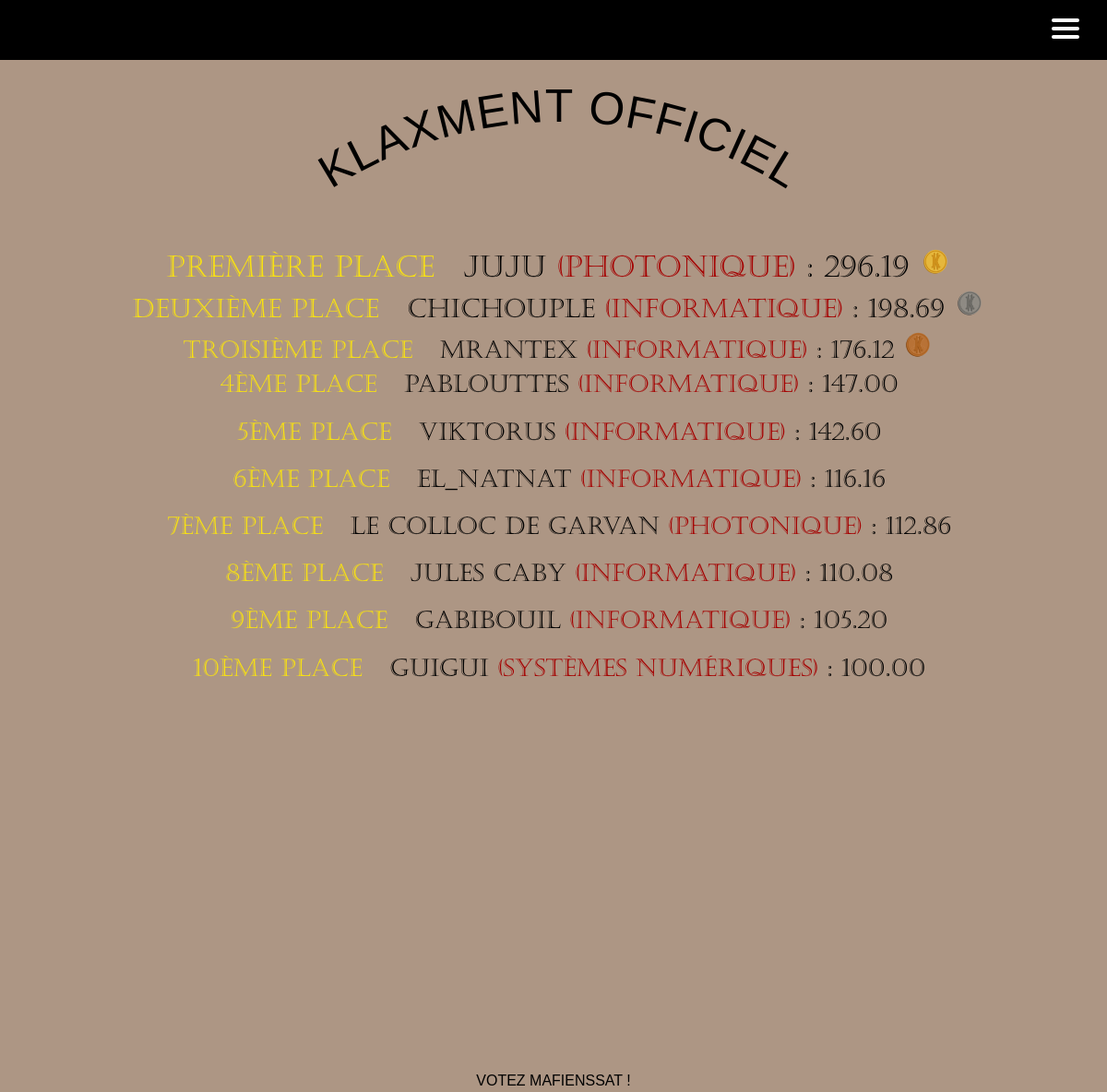
The page /klaxment/ on the database its author committed.
### main_app/models.py (models this page shows)
class User(AbstractUser):
    id = models.AutoField(primary_key=True, unique=True)
    first_name = models.CharField(max_length=30)
    last_name = models.CharField(max_length=30)
    username = models.CharField(max_length=20, unique=True)
    email = models.EmailField(unique=True, default="@enssat.fr")
    SECTOR = (
        ('INFO', 'Informatique'),
        ('PHOT', 'Photonique'),
        ('SNUM', 'Systèmes numériques'),
        ('IMR', 'IMR')
    )
    sector = models.CharField(max_length=4, choices=SECTOR, blank=True, help_text='Donne moi ta filière bro')
    created = models.DateTimeField(auto_now_add=True)
    updated = models.DateTimeField(auto_now=True)
    klax_coins = models.DecimalField(max_digits=12, decimal_places=2, default=100.00)
    activate = models.BooleanField(default=False)
    from_list = models.BooleanField(default=False)
    USERNAME_FIELD = 'email'
    REQUIRED_FIELDS = ['username']

### main_app/views.py (the view)
# urls.py: path("klaxment/", views.klaxment, name="klaxment"),
def klaxment(request):
    userList = User.objects.filter(is_staff=False, is_superuser=False, from_list=False, activate=True).order_by('-klax_coins')
    data = {'userList': userList}
    return render(request, 'nav_links/klaxment.html', data)

### templates/nav_links/klaxment.html (shortened to what this page needs)
{% extends 'main.html' %}
{% block content %}
{% load static %}
{% include 'nav.html' %}
<div class="row" id="klaxment_id">
    <div id="main_title" class="col-10">
        <h1 class="arced" id="arced">KLAXMENT OFFICIEL</h1>
        <div id="klaxment_list">
            {% for user in userList %}
                {% if forloop.counter == 1 %}
                    <h2><span>Première place</span> {{ user.username }} <span class="sector_span">({{ user.get_sector_display }})</span> : {{user.klax_coins}} <img class="img-fluid" height="75" width="75" src="{% static 'klax_or.png' %}" alt=""/></h2>
                {% elif forloop.counter == 2 %}
                    <h3><span>Deuxième place </span> {{ user.username }} <span class="sector_span">({{ user.get_sector_display }})</span> : {{user.klax_coins}} <img class="img-fluid" height="75" width="75" src="{% static 'klax_argent.png' %}" alt=""/></h3>
                {% elif forloop.counter == 3 %}
                    <h4><span>Troisième place </span> {{ user.username }} <span class="sector_span">({{ user.get_sector_display }})</span> : {{user.klax_coins}} <img class="img-fluid" height="75" width="75" src="{% static 'klax_bronze.png' %}" alt=""/></h4>
                {% elif forloop.counter <= 10 %}
                    <h5><span>{{forloop.counter}}ème place </span> {{ user.username }} <span class="sector_span">({{ user.get_sector_display }})</span> : {{user.klax_coins}}</h5>
                {% endif %}
            {% endfor %}
        </div>
    </div>
</div>
<div id="vote_mafienssat_klaxment">
    <p>Votez Mafienssat !</p>
</div>
{% endblock %}

### static/styles/style.css (style rules this page uses)
body { background-color: #ad9684; color: black; }
#klaxment_list { text-align: center; font-family: 'Castelar', Arial, sans-serif; font-weight:normal; font-style:normal; }
#klaxment_list span { color: #F9E211; padding-right: 20px; }
#klaxment_list h2 { font-size: 40px; text-transform: uppercase; margin-bottom: 0; }
#klaxment_list img { margin-bottom: 10px; }
#klaxment_list h3 { font-size: 38px; text-transform: uppercase; margin-bottom: 0; }
#klaxment_list h4 { font-size: 36px; text-transform: uppercase; margin-bottom: 0; }
#klaxment_list h5 { font-size: 34px; text-transform: uppercase; margin-bottom: 20px; }
.sector_span { color: rgb(165, 1, 1)!important; padding-right: 0!important; }
@media screen and (min-width: 1200px) and (max-width: 1400px) { #klaxment_list h2 { font-size: 35px; } }
@media screen and (min-width: 1200px) and (max-width: 1400px) { #klaxment_list h3 { font-size: 33px; } }
@media screen and (min-width: 1200px) and (max-width: 1400px) { #klaxment_list h4 { font-size: 31px; } }
@media screen and (min-width: 1200px) and (max-width: 1400px) { #klaxment_list h5 { font-size: 29px; } }
@media screen and (min-width: 1200px) and (max-width: 1400px) { .arced { font-size: 70px!important; } }
@media screen and (min-width: 800px) and (max-width: 1200px) { #klaxment_list img { width: 35px; height: 35px; } }
@media screen and (min-width: 800px) and (max-width: 1200px) { #klaxment_list h2 { font-size: 32px; } }
@media screen and (min-width: 800px) and (max-width: 1200px) { #klaxment_list h3 { font-size: 28px; } }
@media screen and (min-width: 800px) and (max-width: 1200px) { #klaxment_list h4 { font-size: 26px; } }
@media screen and (min-width: 800px) and (max-width: 1200px) { #klaxment_list h5 { font-size: 26px; } }
@media screen and (min-width: 800px) and (max-width: 1200px) { .arced { font-size: 50px!important; } }
@media screen and (max-width: 1330px) { .col-10 { flex: 0 0 auto!important; width: 100%!important; } }
* { cursor:url(https://i.ibb.co/2Whsx1h/klaxicon-5.png) 25 15, auto; }
#main_title { font-family: 'LinBiolinum', Arial, sans-serif; font-weight:normal; font-style:normal; font-size: 110px; margin-top: 20px; margin-right: 0!important; padding-right: 0!important; }
#klaxment_id { background-color: #ad9684; color: black; }
#vote_mafienssat_klaxment { background-color: #ad9684; font-family: 'LinBiolinum', Arial, sans-serif; font-weight:normal; font-style:normal; text-transform: uppercase; margin: 0; text-align: center; }
@media screen and (min-height: 1000px) and (max-height: 1200px) { #klaxment_id { padding-bottom: 400px; } }
#klaxment_id h1 { text-align: center; }
.arced { color: black!important; font-family: 'LinBiolinum', Arial, sans-serif; font-weight:normal; font-style:normal; font-size: 80px; margin-bottom: 50px; }

### rows shown on the page
User: username "JUJU", sector "PHOTONIQUE", klax_coins "296.19"
User: username "CHICHOUPLE", sector "INFORMATIQUE", klax_coins "198.69"
User: username "MRANTEX", sector "INFORMATIQUE", klax_coins "176.12"
User: username "PABLOUTTES", sector "INFORMATIQUE", klax_coins "147.00"
User: username "VIKTORUS", sector "INFORMATIQUE", klax_coins "142.60"
User: username "EL_NATNAT", sector "INFORMATIQUE", klax_coins "116.16"
User: username "LE COLLOC DE GARVAN", sector "PHOTONIQUE", klax_coins "112.86"
User: username "JULES CABY", sector "INFORMATIQUE", klax_coins "110.08"
User: username "GABIBOUIL", sector "INFORMATIQUE", klax_coins "105.20"
User: username "GUIGUI", sector "SYSTÈMES NUMÉRIQUES", klax_coins "100.00"
